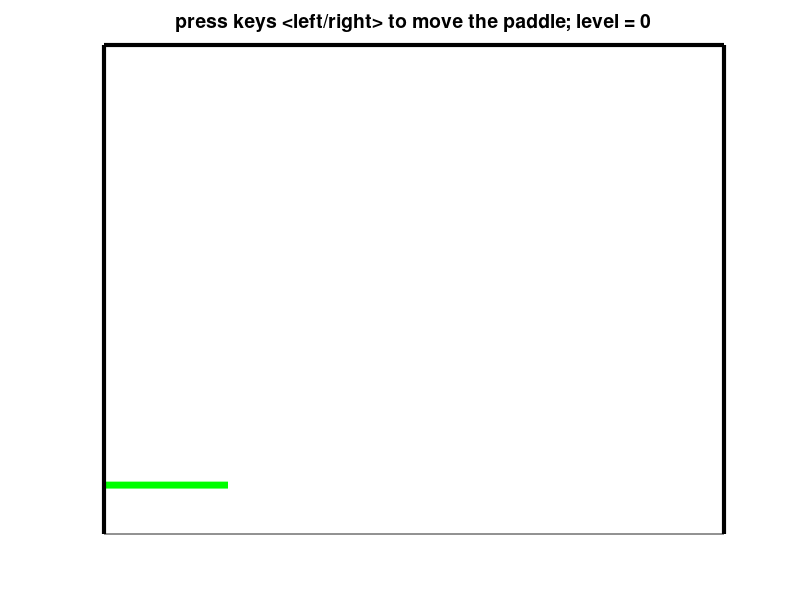

The MATLAB source for this figure:
function pong_basic
%Modified the pong code by David Buckingham
%https://www.mathworks.com/matlabcentral/fileexchange/31177-dave-s-matlab-pong

%%%%%% main part of the code %%%
global game_over

close all
initData  %first function, initialize the data variables
initFigure %second function, initialize the figure
while ~game_over %runs till game_over = 1
    moveBall; %third function, compute ball movement including collision detection
    movePaddle; %fourth function, compute paddle position based on user input. 
    refreshPlot; %fifth function, refresh plot based on moveBall and movePaddle
end

%%%%%%%%%%%%%%%%%%%%%%%%%%%%%%%%%%%%%%%%%%%%%%%%%%%%
function initData %first function, initialize the data variables
%%%%%%%%%%%%%%%%%%%%%%%%%%%%%%%%%%%%%%%%%%%%%%%%%%%%
global WALL_X_MIN WALL_X_MAX WALL_Y_MIN WALL_Y_MAX
global PADDLE_WIDTH BALL_SIZE 
global BALL_INIT_VX BALL_INIT_VY DT DELAY
global PADDLE_VX PADDLE_SPEED 
global game_over level

level = 0;
game_over = 0;
WALL_X_MIN = 0;
WALL_X_MAX = 100;
WALL_Y_MIN = 0;
WALL_Y_MAX = 100;
PADDLE_WIDTH = 20;
BALL_SIZE = 10;
BALL_INIT_VX = -4;
BALL_INIT_VY = -4;
PADDLE_VX = 0;
PADDLE_SPEED = 5;
DT = 0.1; 
DELAY = 0.001;

%%%%%%%%%%%%%%%%%%%%%%%%%%%%%%%%%%%%%%%%%%%%%%%%%%%%
function initFigure %second function, initialize the figure
%%%%%%%%%%%%%%%%%%%%%%%%%%%%%%%%%%%%%%%%%%%%%%%%%%%%
global PADDLE_WIDTH BALL_SIZE 
global WALL_X_MIN WALL_X_MAX WALL_Y_MIN WALL_Y_MAX
global BALL_INIT_VX BALL_INIT_VY
global ball_x ball_y ball_vx ball_vy 
global paddle_x_left paddle_x_right paddle_y
global ball_anim paddle_anim
global level


fig = figure; %initialize the figure
set(fig, 'Resize', 'off'); %do not allow figure to resize
set(fig,'KeyPressFcn',@keyDown); %setkey presses for later
ball_x = WALL_X_MAX; %0.5*(WALL_X_MIN+WALL_X_MAX); 
ball_y = WALL_Y_MAX;
ball_vx = BALL_INIT_VX; 
ball_vy = BALL_INIT_VY;
paddle_x_left = 0;
paddle_x_right = PADDLE_WIDTH;
paddle_y = 10;
axis([WALL_X_MIN WALL_X_MAX WALL_Y_MIN WALL_Y_MAX]); %set the size of the board.
axis manual;
hold on;
title(['press keys <left/right> to move the paddle; level = ',num2str(level)],'Fontsize',14);
set(gca, 'color', 'w', 'YTick', [], 'XTick', []); %remove x and y label

%%%%%%% set the ball and paddle %%%%%%
ball_anim = plot(ball_x,ball_y,'o','Markersize',BALL_SIZE,'Markerfacecolor','r','Markeredgecolor','r'); %create ball
paddle_anim = line('Xdata',[paddle_x_left paddle_x_right],'Ydata',[paddle_y paddle_y],'Color','g','Linewidth',5); %paddle

%%%%%%%% set the walls %%%%%%%
line('Xdata',[WALL_X_MIN WALL_X_MIN],'Ydata',[WALL_Y_MIN WALL_Y_MAX],'Color','k','Linewidth',3); %left wall
line('Xdata',[WALL_X_MIN WALL_X_MAX],'Ydata',[WALL_Y_MAX WALL_Y_MAX],'Color','k','Linewidth',3); %top wall
line('Xdata',[WALL_X_MAX WALL_X_MAX],'Ydata',[WALL_Y_MIN WALL_Y_MAX],'Color','k','Linewidth',3); %right wall


%%%%%%%%%%%%%%%%%%%%%%%%%%%%%%%%%%%%%%%%%%%%%%%%%%%%
function moveBall %third function, compute ball movement including collision detection
%%%%%%%%%%%%%%%%%%%%%%%%%%%%%%%%%%%%%%%%%%%%%%%%%%%%
global ball_x ball_y ball_vx ball_vy  DT
global WALL_X_MIN WALL_X_MAX WALL_Y_MIN WALL_Y_MAX
global paddle_x_left paddle_x_right paddle_y
global game_over level

ball_x = ball_x + ball_vx*DT;
ball_y = ball_y + ball_vy*DT;

%%%%%%%% Basic pong edit #1: %%%%%%%%%%%%
% Write code to move the ball when it touches the padddle/wall over here. 
% Your code will include logic to get the ball to 
% detect the left, right, and top wall and the paddle and subsequently to change its
% movement based on which wall/paddle the ball hits.
%%%%%%%%%%%%%%%%%%%%%%%%%%%%%%%%%%%%%%%%

if (ball_y <= WALL_Y_MIN) % Stating that if the ball's y-coordinate is less than or equal to the minimum y boundary (the bottom wall)...
     game_over = 1; % Then the game ends
end 

ball_x = ball_x + ball_vx * DT; % Updating the ball's x-coordinate
ball_y = ball_y +ball_vy * DT; % Updating the ball's y-coordinate

if ball_x <= WALL_X_MIN || ball_x >= WALL_X_MAX % Stating that if the ball's x-coordinate is beyond the left OR the right boundary...
    ball_vx = -ball_vx; % Then make the ball bounce off the left/right walls, making the velocity reverse
end

if ball_y >= WALL_Y_MAX % Stating that if the ball's y-coordinate is greater than or equal to the maximum y boundary (the top wall)...
    ball_vy = -ball_vy; % Then make the ball bounce off the top/bottom walls, making the velocity reverse
end

if ball_y <= paddle_y && ball_x > paddle_x_left && ball_x < paddle_x_right % Stating that if the ball is at the same y-coordinate as the paddle, and within the x-coordinates of the paddle...
    ball_vy = -ball_vy; % Then make the ball bounce off the top of the paddle, making the velocity reverse
end

%%%%%%%%%%%%%%%%%%%%%%%%%%%%%%%%%%%%%%%%%%%%%%%%%%%%
function movePaddle %fourth function, compute paddle position based on user input. 
%%%%%%%%%%%%%%%%%%%%%%%%%%%%%%%%%%%%%%%%%%%%%%%%%%%%
global PADDLE_VX 
global PADDLE_WIDTH DT
global paddle_x_left paddle_x_right
global WALL_X_MIN WALL_X_MAX

paddle_x_left = paddle_x_left + PADDLE_VX*DT;
paddle_x_right = paddle_x_left + PADDLE_WIDTH; 

%%%%%%%% Basic pong edit #2: %%%%%%%%%%%%
% Write code to move the paddle here. Your code will include logic to get
% the paddle to detect the left and right wall and to avoid it from
% penetrating either walls. 
%%%%%%%%%%%%%%%%%%%%%%%%%%%%%%%%%%%%%%%%%
paddle_x_left = paddle_x_left + PADDLE_VX*DT;
paddle_x_right = paddle_x_left + PADDLE_WIDTH;

if paddle_x_left < WALL_X_MIN % Preventing the paddle from going beyond the left wall
    paddle_x_left = WALL_X_MIN;
    paddle_x_right = paddle_x_left + PADDLE_WIDTH;
end

if paddle_x_right > WALL_X_MAX % Preventing the paddle from going beyond the right wall
    paddle_x_left = WALL_X_MAX - PADDLE_WIDTH;
end

%%%%%%%%%%%%%%%%%%%%%%%%%%%%%%%%%%%%%%%%%%%%%%%%%%%%
function refreshPlot %fifth function, refresh plot based on moveBall and movePaddle
%%%%%%%%%%%%%%%%%%%%%%%%%%%%%%%%%%%%%%%%%%%%%%%%%%%%
global ball_x ball_y
global ball_anim paddle_anim
global paddle_x_left paddle_x_right paddle_y
global DELAY

set(ball_anim, 'XData', ball_x, 'YData', ball_y);
set(paddle_anim, 'Xdata',[paddle_x_left paddle_x_right], 'YData', [paddle_y paddle_y]);
drawnow;
pause(DELAY);   


%%%%%%%%%%%%%%%%%%%%%%%%%%%%%%%%%%%%%%%%%%%%%%%%%%%%
function keyDown(src,event) %called from initFigure to take key press to move the paddle
%%%%%%%%%%%%%%%%%%%%%%%%%%%%%%%%%%%%%%%%%%%%%%%%%%%%
global PADDLE_VX PADDLE_SPEED

switch event.Key
  case 'rightarrow'
    PADDLE_VX = PADDLE_SPEED;
  case 'leftarrow'
    PADDLE_VX = -PADDLE_SPEED;
  otherwise
    PADDLE_VX = 0;
end

mov = VideoWriter('Ping_Pong.avi', 'Uncompressed AVI'); % Recording the video
open(mov);

global game_over
while ~game_over

    moveBall;
    movePaddle;
    refreshPlot;
    frame = getframe(gcf);
    writeVideo(mov, frame);
end

close(mov);